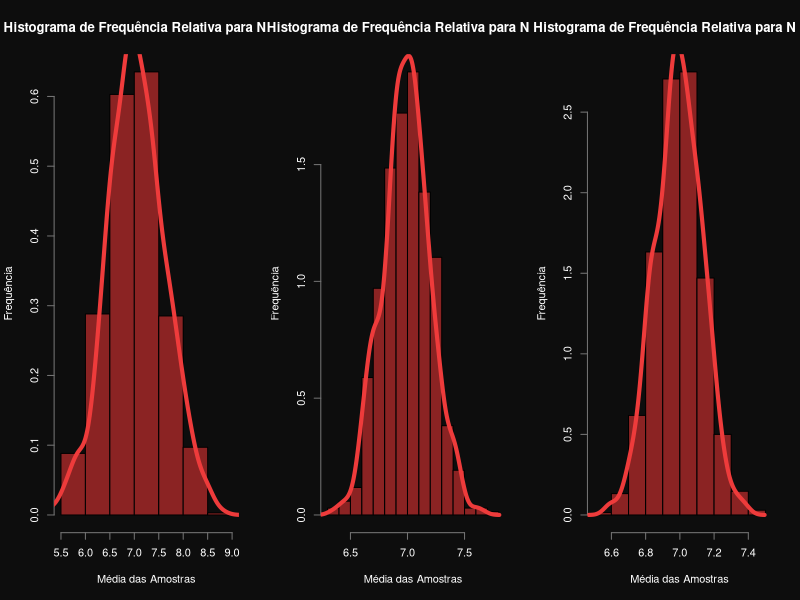

Recreate this plot in R.
library(dplyr)
n <- c(4,29,66)
set.seed(939)
Dados = data.frame(matrix(nrow=0, ncol = 2))
colnames(Dados) = c("N","Valor")
for (currentN in n) {
  for (i in 1:680) {
    amostras <- runif(currentN, min = 5, max = 9)
    media <- mean(amostras)
    Dados[nrow(Dados) + 1,] = c(currentN, media)
  }
}
Dados4 <- Dados %>% filter(N == 4)
Curva4 <- rnorm(680,mean(Dados4$Valor),sd(Dados4$Valor))
Dados29 <- Dados %>% filter(N == 29)
Curva29 <- rnorm(680,mean(Dados29$Valor),sd(Dados29$Valor))
Dados66 <- Dados %>% filter(N == 66)
Curva66 <- rnorm(680,mean(Dados66$Valor),sd(Dados66$Valor))
par(bg = 'gray5', mfrow=c(1,3))
hist(Dados4$Valor,main="Histograma de Frequência Relativa para N = 4",col = "brown4",prob=TRUE,xlab = "Média das Amostras",ylab = "Frequência", fg = "gray45", col.lab = "white", col.axis = "white", col.main = "white")
lines(density(Curva4),col="brown2",lwd=4)
hist(Dados29$Valor,main="Histograma de Frequência Relativa para N = 29",col = "brown4",prob=TRUE,xlab = "Média das Amostras",ylab = "Frequência", fg = "gray45", col.lab = "white", col.axis = "white", col.main = "white")
lines(density(Curva29),col="brown2",lwd=4)
hist(Dados66$Valor,main="Histograma de Frequência Relativa para N = 66",col = "brown4",prob=TRUE,xlab = "Média das Amostras",ylab = "Frequência", fg = "gray45", col.lab = "white", col.axis = "white", col.main = "white")
lines(density(Curva66),col="brown2",lwd=4)